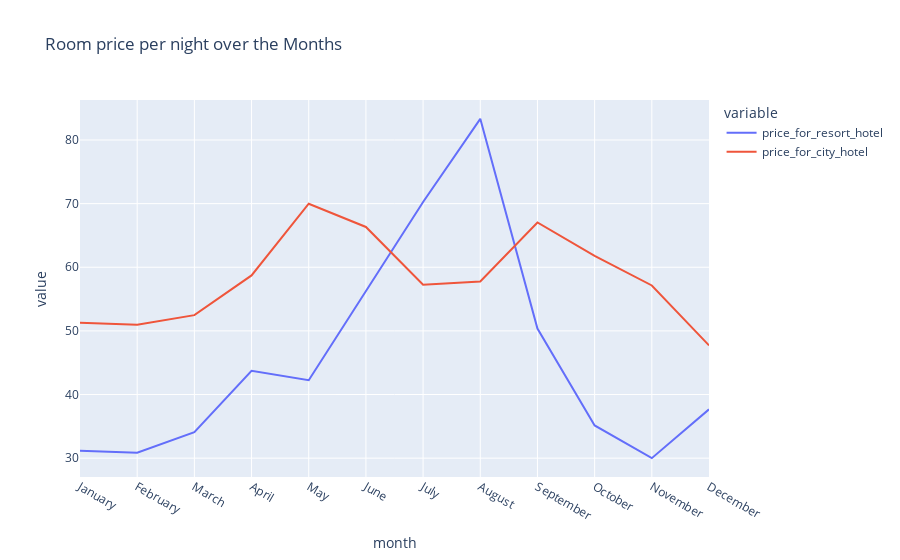

This figure's notebook cell:
### Code cell
px.line(final,x='month',
       y=['price_for_resort_hotel','price_for_city_hotel'],
       title='Room price per night over the Months')

### Figure 1 — Plotly figure (JSON) as saved in the notebook; plotly's stock layout.template omitted (floating-point values rounded to 4 significant figures)
{"data": [{"hovertemplate": "variable=price_for_resort_hotel<br>month=%{x}<br>value=%{y}<extra></extra>", "legendgroup": "price_for_resort_hotel", "line": {"color": "#636efa", "dash": "solid"}, "marker": {"symbol": "circle"}, "mode": "lines", "name": "price_for_resort_hotel", "orientation": "v", "showlegend": true, "type": "scatter", "x": ["January", "February", "March", "April", "May", "June", "July", "August", "September", "October", "November", "December"], "xaxis": "x", "y": [31.17, 30.85, 34.1, 43.73, 42.25, 56.35, 70.26, 83.32, 50.37, 35.14, 30.0, 37.67], "yaxis": "y"}, {"hovertemplate": "variable=price_for_city_hotel<br>month=%{x}<br>value=%{y}<extra></extra>", "legendgroup": "price_for_city_hotel", "line": {"color": "#EF553B", "dash": "solid"}, "marker": {"symbol": "circle"}, "mode": "lines", "name": "price_for_city_hotel", "orientation": "v", "showlegend": true, "type": "scatter", "x": ["January", "February", "March", "April", "May", "June", "July", "August", "September", "October", "November", "December"], "xaxis": "x", "y": [51.28, 50.95, 52.48, 58.72, 69.99, 66.34, 57.26, 57.77, 67.04, 61.8, 57.14, 47.72], "yaxis": "y"}], "layout": {"legend": {"title": {"text": "variable"}, "tracegroupgap": 0}, "title": {"text": "Room price per night over the Months"}, "xaxis": {"anchor": "y", "domain": [0, 1], "title": {"text": "month"}}, "yaxis": {"anchor": "x", "domain": [0, 1], "title": {"text": "value"}}}}
